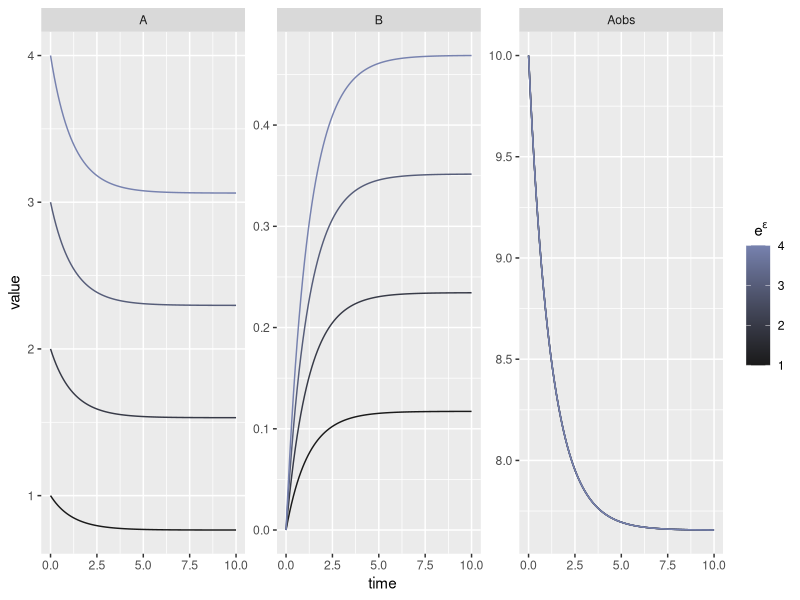
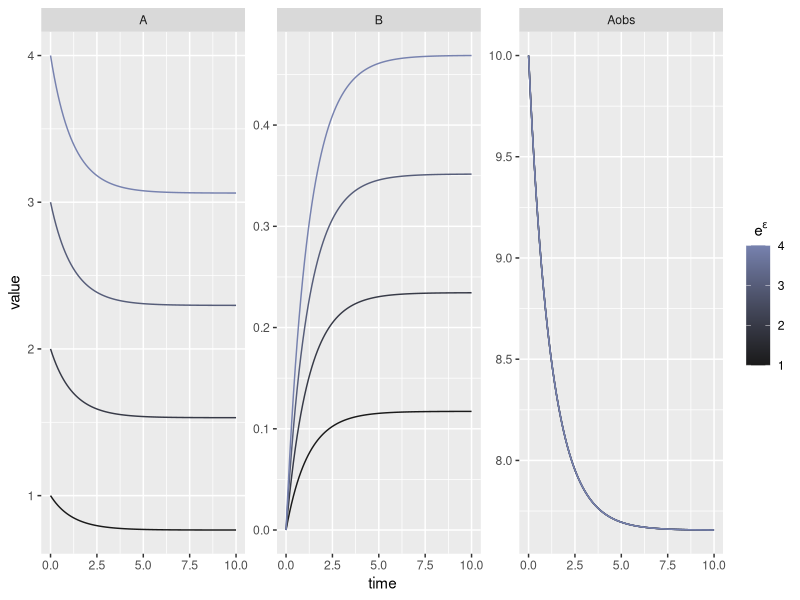

Recreate these plots in R, in order.
library(deSolve)
library(reshape2)
library(ggplot2)
  
  LVmod <- function(Time, State, Pars) {
  with(as.list(c(State, Pars)), {
    
    dA <- -2*k1*A*A + 2*k2*B
    dB <- k1*A*A - k2*B
    
    return(list(c(dA, dB)))
  })
}

pars  <- c(k1   = .1,
           k2  = .5)

yini  <- c(A = 1, B = 0)
times <- seq(0, 10, by = .1)
out   <- ode(yini, times, LVmod, pars)
out <- as.data.frame(out)

out$C <- 10 *out$A
out$scale = 1

outS <- out

for (i in c(2,3,4)){
  
  frame <- data.frame(time = seq(0,10,by=.1), A = i*outS$A, B = i*outS$B, C = outS$C, scale = i)
  
  out <- rbind(out,frame)
}
colnames(out)[[4]] <- "Aobs"
out <- melt(out,id.vars=c("time","scale"), measure.vars=c("A","B","Aobs"))

#out$scale <- factor(out$scale)



p <- ggplot(out, aes(x=time, y=value, group=scale, color=scale)) + geom_line() + facet_wrap(~variable, scales="free")
p <- p + scale_colour_gradient(low="gray10", high ="#7782AF") + labs(colour=expression(phantom(x)*e^epsilon))
p <- p + xlab('time') + ylab('value')
print(p)

ggsave(filename='bsp.pdf',height= 6,width = 20,units='cm')
